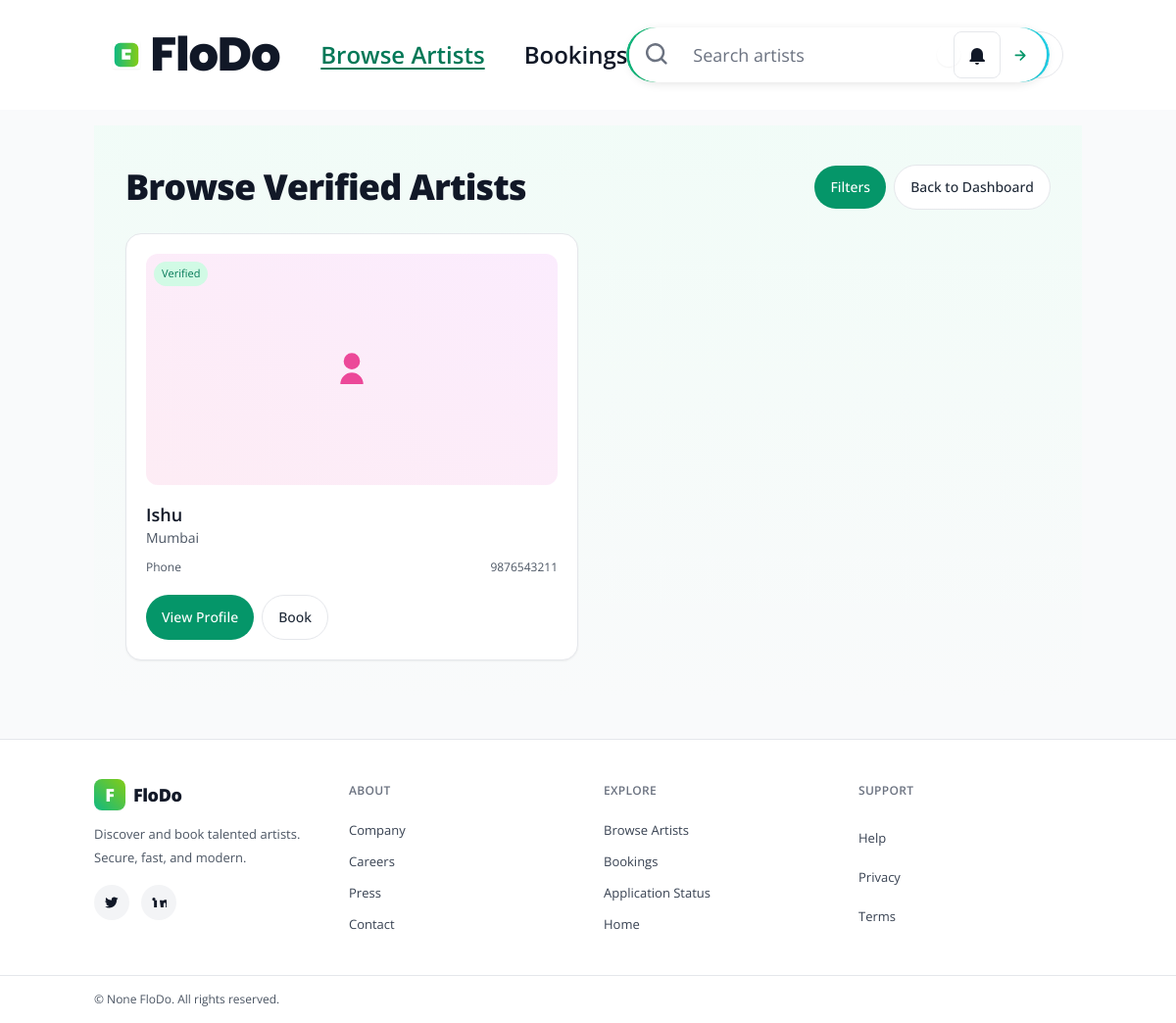
Page /portal/artists/ (signed in) on the committed database.
### apps/dashboard/models.py (models this page shows)
class BaseTable(models.Model):
    unique_id = models.AutoField(primary_key=True)
    name = models.CharField(max_length=100, db_index=True)
    city = models.CharField(max_length=100, db_index=True)
    phone = models.CharField(max_length=20)
    created_at = models.DateTimeField(auto_now_add=True)
    updated_at = models.DateTimeField(auto_now=True)
    class Meta:
        abstract = True
        indexes = [
            models.Index(fields=["name"]),
            models.Index(fields=["city"]),
        ]

class Table3(BaseTable):
    class Meta:  # added
        db_table = "dashboard_verified_artist"  # added: was dashboard_table3

### apps/client_portal/views.py (the view)
# urls.py: path("artists/", views.browse_artists, name="browse_artists"),
def browse_artists(request: HttpRequest) -> HttpResponse:
    q = (request.GET.get("q") or "").strip()
    city = (request.GET.get("city") or "").strip()
    svc = (request.GET.get("service") or "").strip()
    qs = dm.Table3.objects.all().order_by("name")
    if q:
        qs = qs.filter(name__icontains=q)
    if city:
        qs = qs.filter(city__icontains=city)
    if svc:
        svc_names = dm.Table5.objects.filter(name__icontains=svc).values_list("name", flat=True)
        qs = qs.filter(name__in=list(svc_names))
    paginator = Paginator(qs, _records_per_page())
    page_obj = paginator.get_page(request.GET.get("page") or 1)
    return render(request, "client_portal/browse_artists.html", {
        "page_obj": page_obj, "q": q, "city": city, "service": svc
    })

### apps/client_portal/views.py (called while the page is built)
def _records_per_page() -> int:
    try:
        s = AppSettings.objects.order_by("-updated_at").first()
        if s and int(s.records_per_page) > 0:
            return int(s.records_per_page)
    except Exception:
        pass
    return 20

### templates/client_portal/browse_artists.html (shortened to what this page needs)
{% extends "client_portal/base.html" %}
{% block content %}
<section class="relative overflow-hidden">
  <div class="absolute inset-0 pointer-events-none bg-gradient-to-b from-emerald-50/60 to-transparent dark:from-emerald-900/10"></div>
  <div class="relative max-w-7xl mx-auto px-4 sm:px-6 lg:px-8 py-8 md:py-10">
    <div class="flex flex-wrap items-center justify-between gap-3">
      <h1 class="text-3xl md:text-4xl font-extrabold tracking-tight">Browse Verified Artists</h1>
      <div class="flex items-center gap-2">
        <button id="btn-filters" type="button" class="py-3 px-4 inline-flex items-center gap-x-2 text-sm font-medium rounded-full bg-emerald-600 text-white hover:bg-emerald-700 focus:outline-hidden focus:ring-2 focus:ring-emerald-500/60">Filters</button>
        <a href="{% url 'client_portal:customer_dashboard' %}" class="py-3 px-4 inline-flex items-center gap-x-2 text-sm font-medium rounded-full border border-gray-200 bg-white text-gray-800 shadow-2xs hover:bg-gray-50 focus:outline-hidden focus:bg-gray-50 dark:bg-neutral-900 dark:border-neutral-700 dark:text-white dark:hover:bg-neutral-800 dark:focus:bg-neutral-800">Back to Dashboard</a>
      </div>
    </div>
    <div class="mt-6 grid sm:grid-cols-2 xl:grid-cols-3 gap-5">
      {% for a in page_obj.object_list %}
        <div class="group rounded-2xl border border-gray-200 dark:border-gray-700 bg-white dark:bg-gray-900 p-5 shadow-sm hover:shadow-lg transition">
          <div class="relative aspect-[16/9] rounded-xl overflow-hidden bg-gradient-to-tr from-pink-500/10 to-fuchsia-500/10 dark:from-pink-500/5 dark:to-fuchsia-500/5 flex items-center justify-center text-pink-500">
            {% if a.cover_url %}
              <img src="{{ a.cover_url }}" alt="{{ a.name }} portfolio cover" class="w-full h-full object-cover" />
            {% elif a.image_url %}
              <img src="{{ a.image_url }}" alt="{{ a.name }} image" class="w-full h-full object-cover" />
            {% else %}
              <svg xmlns="http://www.w3.org/2000/svg" class="h-10 w-10" viewBox="0 0 24 24" fill="currentColor"><path d="M12 12a5 5 0 100-10 5 5 0 000 10zm-7 9a7 7 0 0114 0H5z"/></svg>
            {% endif %}
            <span class="absolute top-2 left-2 inline-flex text-[11px] px-2 py-1 rounded-full bg-emerald-100 text-emerald-700 dark:bg-emerald-900 dark:text-emerald-300">Verified</span>
          </div>
          <div class="mt-4 flex items-start justify-between gap-3">
            <div>
              <div class="text-lg font-semibold">{{ a.name }}</div>
              <div class="text-sm text-gray-600 dark:text-gray-400">{{ a.city }}</div>
            </div>
          </div>
          <div class="mt-3 grid grid-cols-2 text-xs text-gray-600 dark:text-gray-400">
            <div>Phone</div>
            <div class="text-right">{{ a.phone }}</div>
          </div>
          <div class="mt-5 flex gap-2">
            <a href="#" class="py-3 px-4 inline-flex items-center gap-x-2 text-sm font-medium rounded-full bg-emerald-600 text-white hover:bg-emerald-700 focus:outline-hidden focus:ring-2 focus:ring-emerald-500/60">View Profile</a>
            <a href="#" class="py-3 px-4 inline-flex items-center gap-x-2 text-sm font-medium rounded-full border border-gray-200 bg-white text-gray-800 shadow-2xs hover:bg-gray-50 focus:outline-hidden focus:bg-gray-50 dark:bg-neutral-900 dark:border-neutral-700 dark:text-white dark:hover:bg-neutral-800 dark:focus:bg-neutral-800">Book</a>
          </div>
        </div>
      {% empty %}
        <div class="text-sm text-gray-500">No artists found.</div>
      {% endfor %}
    </div>
  </div>
</section>
{% endblock %}

### templates/client_portal/base.html (style rules this page uses)
html, body, button, input, select, textarea { font-family: 'Open Sans', ui-sans-serif, system-ui, -apple-system, Segoe UI, Roboto, Helvetica, Arial, 'Apple Color Emoji', 'Segoe UI Emoji', 'Segoe UI Symbol'; }

### rows in the picture
Table3: name "Ishu", city "Mumbai", phone "9876543211"

### other values in the picture
{{ now|default:None }} "None"
